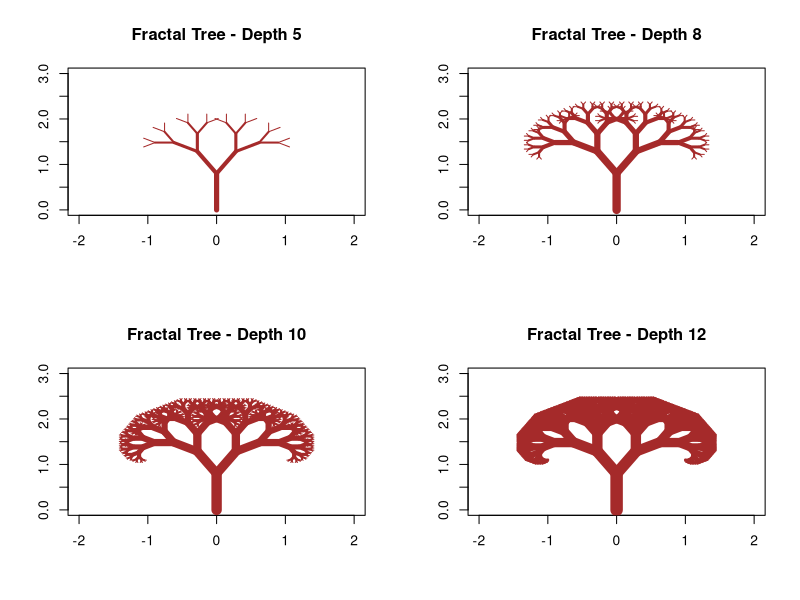

This figure's R source:
# @author: my@daisg.com
# @date: 2025-10-29
# @version: 0.1
# Copyright (c) 2025 daisg
# SPDX-License-Identifier: GPL-3
# @brief/ Description
# 分形树 (Fractal Tree)
fractal_tree <- function(x, y, angle, length, depth, angle_change = pi/6, length_ratio = 0.7) {
  if (depth == 0) return()
  
  # 计算分支终点
  x_end <- x + length * cos(angle)
  y_end <- y + length * sin(angle)
  
  # 绘制分支
  segments(x, y, x_end, y_end, lwd = depth, col = "brown")
  
  # 递归绘制左右分支
  fractal_tree(x_end, y_end, angle - angle_change, length * length_ratio, depth - 1)
  fractal_tree(x_end, y_end, angle + angle_change, length * length_ratio, depth - 1)
}

# 绘制分形树
draw_fractal_tree <- function(depth = 10) {
  plot(0, 0, type = "n", xlim = c(-2, 2), ylim = c(0, 3),
       xlab = "", ylab = "", main = paste("Fractal Tree - Depth", depth))
  fractal_tree(0, 0, pi/2, 0.8, depth)
}

par(mfrow = c(2, 2))
for (depth in c(5, 8, 10, 12)) {
  draw_fractal_tree(depth)
}